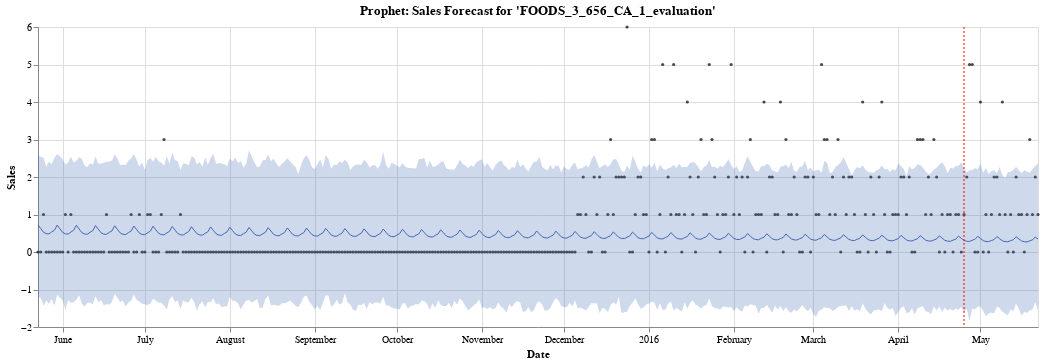

This figure's notebook cell:
### Code cell
plot_index = 2  # 2, 4, 8
plot_id = test_sampled_ids[plot_index]

df = df_train[["time"] + [plot_id]]
df.columns = ["time", "y"]

model, forecast = fit_and_predict_model(
    df, test_steps, prophet_params, include_history=True
)

y = (df_train_eval[df_train_eval["id"] == plot_id].loc[:, date_names]).T
y.columns = ["y"]
y = calendar.merge(y, left_on="d", right_index=True)[["date", "y"]]
y["time"] = pd.to_datetime(y["date"])

source = y.merge(forecast, how="left").drop(["date"], axis=1)
plot_forecast(
    source, test_steps, plot_id=plot_id, model_name="Prophet", start_date="2015-05-23"
)

### Figure 1 — Vega-Lite specification as saved in the notebook (floating-point values rounded to 4 significant figures; data arrays with more than 128 entries replaced by an {"elided": "..."} marker saying what was removed)
{"config": {"view": {"continuousWidth": 400, "continuousHeight": 300}}, "layer": [{"mark": {"type": "circle", "color": "#000000", "size": 10.0}, "encoding": {"tooltip": [{"type": "temporal", "field": "time"}, {"type": "quantitative", "field": "y"}], "x": {"type": "temporal", "axis": {"title": "Date"}, "field": "time"}, "y": {"type": "quantitative", "axis": {"title": "Sales"}, "field": "y"}}}, {"mark": {"type": "line", "color": "#4267B2", "size": 1.0}, "encoding": {"x": {"type": "temporal", "field": "time"}, "y": {"type": "quantitative", "field": "fcst"}}}, {"mark": {"type": "area", "color": "#4267B2", "opacity": 0.25}, "encoding": {"x": {"type": "temporal", "field": "time"}, "y": {"type": "quantitative", "field": "fcst_lower"}, "y2": {"field": "fcst_upper"}}}, {"data": {"name": "data-302bc33366dfe1498bc0394fc8325ea5"}, "mark": {"type": "rule", "color": "#FF0000", "size": 1.0, "strokeDash": [2, 2]}, "encoding": {"x": {"type": "temporal", "field": "time"}}}], "data": {"name": "data-e2ecf1f28bbea68e0cbdf4fdeaf6312b"}, "height": 300, "title": "Prophet: Sales Forecast for 'FOODS_3_656_CA_1_evaluation'", "width": 1000, "$schema": "https://vega.github.io/schema/vega-lite/v4.8.1.json", "datasets": {"data-e2ecf1f28bbea68e0cbdf4fdeaf6312b": {"elided": "366 records"}, "data-302bc33366dfe1498bc0394fc8325ea5": [{"time": "2016-04-25T00:00:00"}]}}
